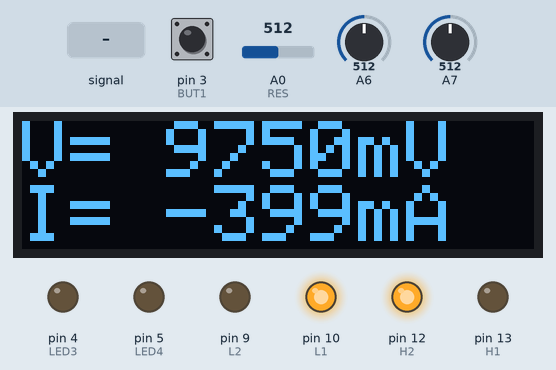
A sketch run on a simulated Arduino Nano, built with avr-gcc and run on an emulated ATmega328P. Shown: 128×32 one-colour display, output pins drawn as LEDs (lit = HIGH). Inputs (shaded band) come from the test bench; at power-on: A0 (RES) = 512, A6 = 512, pin 3 (BUT1) LOW, A7 = 512.

Above: at 1.2 s.
1.3 s: A6 fed a 200 Hz sine of ±81 counts around its level
At 1.85 s:
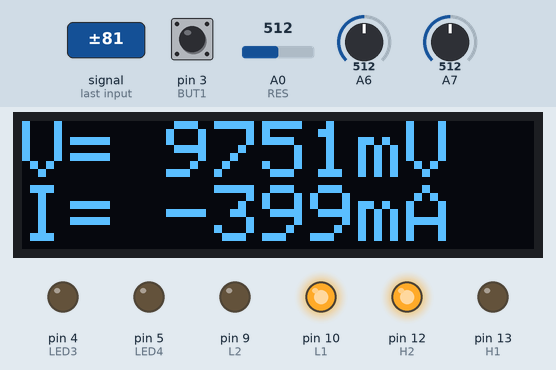
4.1 s: A0 (RES) set to 493
At 4.48 s:
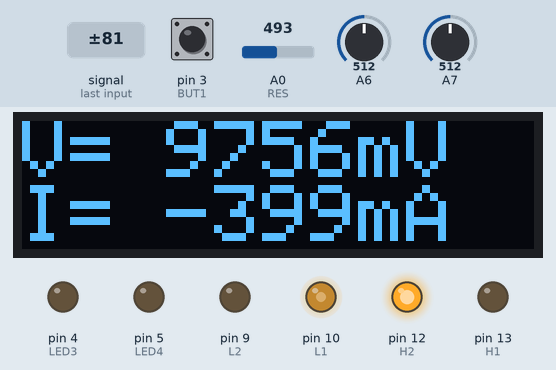
6.8 s: A6 set to 716
At 8.4 s:
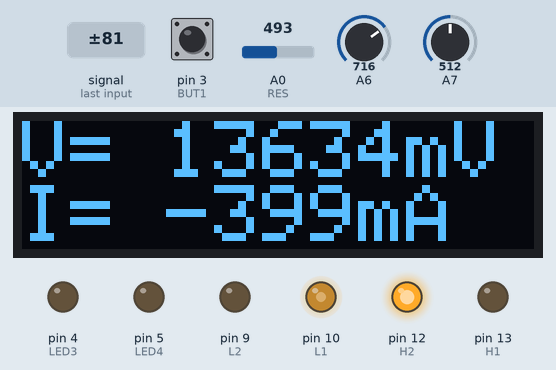
8.7 s: pin 3 (BUT1) pulled HIGH for 1 s
At 9.7 s:
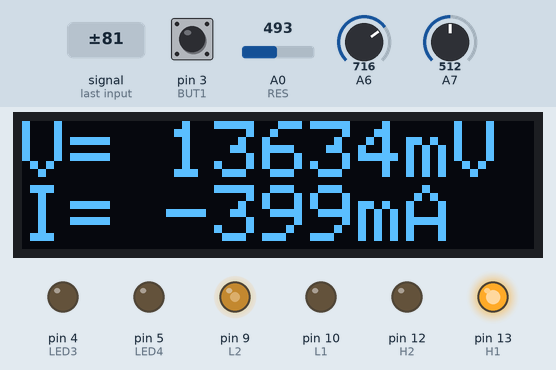
11.4 s: A7 fed a 200 Hz sine of ±81 counts around its level
At 11.73 s:
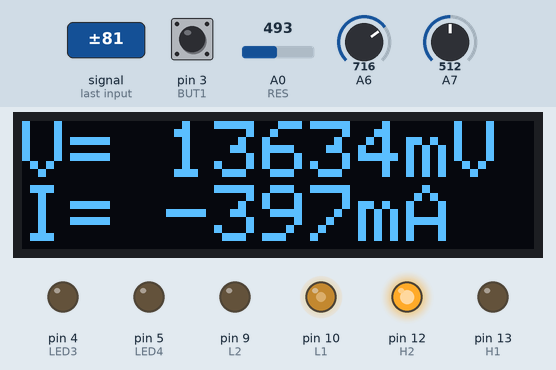
13.0 s: A0 (RES) set to 0
At 13.37 s:
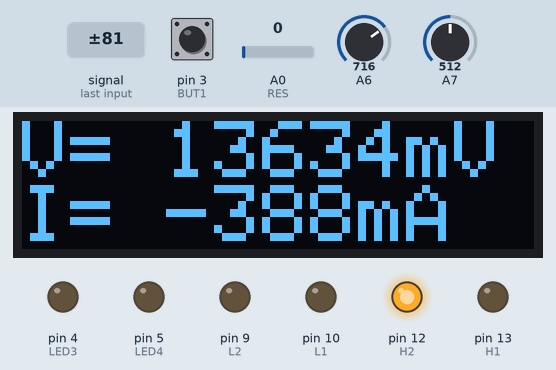
Timing chart, 0 to 16.0 s (numbered marks = the images above; inputs shaded):
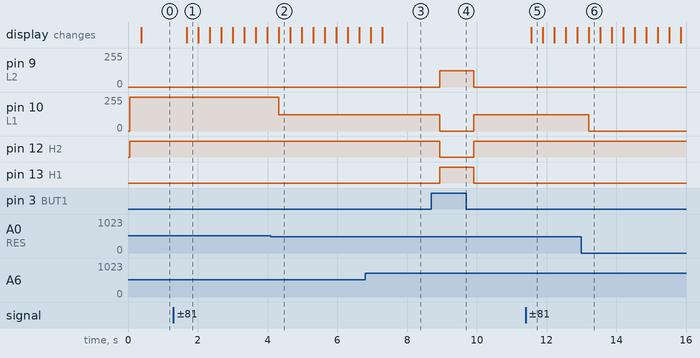

The sketch:

ARDUboard_pwr.ino
```cpp
#include <SPI.h>
#include <Wire.h>
#include <Adafruit_GFX.h>
#include <Adafruit_SSD1306.h>

#define SCREEN_WIDTH 128
#define SCREEN_HEIGHT 32
#define OLED_RESET     4

Adafruit_SSD1306 display(SCREEN_WIDTH, SCREEN_HEIGHT, &Wire, OLED_RESET);


#define SAMPLES 1000
#define LDO 3.25
#define DCDC 5.15
#define VCC LDO
#define Rs 0.1
#define CURR_CONST VCC/(Rs*1000)
#define VOLT_CONST 6*VCC/1024

#define L1 10
#define L2 9
#define H1 13
#define H2 12

#define LED1 0
#define LED2 1
#define LED3 4
#define LED4 5

#define BUZ 5

#define ENC_A 7
#define ENC_B 8
#define ENC_BUT 6

#define RES A0
#define SENSE A7

#define BUT1 3
#define BUT2 2


void full_bridge(char polarity, char pwm)
{
  if(polarity)
  {
    digitalWrite(L1, LOW);
    digitalWrite(H2, LOW);
    digitalWrite(H1, HIGH);
    analogWrite(L2, pwm);
  }
  else
  {
    digitalWrite(L2, LOW);
    digitalWrite(H1, LOW);
    digitalWrite(H2, HIGH);
    analogWrite(L1, pwm);
  }
}

void setup()
{
  pinMode(LED1, OUTPUT);
  pinMode(LED2, OUTPUT);
  pinMode(LED3, OUTPUT);
  pinMode(LED4, OUTPUT);

  pinMode(H1, OUTPUT);
  pinMode(H2, OUTPUT);
  pinMode(L1, OUTPUT);
  pinMode(L2, OUTPUT);


  display.begin(SSD1306_SWITCHCAPVCC, 0x3C);
  display.clearDisplay();
  display.setTextSize(2); // Draw 2X-scale text
  display.setTextColor(SSD1306_WHITE);
  display.display();

   Serial.begin(9600);
}

void loop()
{
  full_bridge(digitalRead(BUT1), analogRead(RES)/4);

int val = 0;
unsigned long val1 = 0;
int temp = 0;
int i = 0;

while(i<SAMPLES)
{
  val = val + analogRead(A7);
  val1 = val1 + analogRead(A6);
  i = i + 1;
}

delay(100);

    display.clearDisplay();
    display.setCursor(0, 0);
    temp = val1*VOLT_CONST;
    display.print("V= ");
    display.print(temp, DEC);
    display.println("mV");

    display.print("I= ");
    temp = val*CURR_CONST;
    display.print(temp, DEC);
    display.print("mA");
    display.display();

}
```

Measured:
- the behaviour switches between 512 and 511 on A0 (RES) (found by bisection; images 1 and 2)
- after the input at 1.3 s, the display: changes after 0.39 s (image 1)
- after the input at 4.1 s, pin 10 (L1): 255/255 → 123/255 after 0.22 s
- after the input at 8.7 s, pin 9 (L2): 0/255 → 123/255 after 0.23 s, → 0/255 0.99 s later; pin 10 (L1): 123/255 → 0/255 after 0.23 s, → 123/255 0.99 s later; pin 12 (H2): HIGH → LOW after 0.23 s, → HIGH 0.99 s later; pin 13 (H1): LOW → HIGH after 0.23 s, → LOW 0.99 s later
- after the input at 11.4 s, the display: changes after 0.17 s (image 5)
- after the input at 13.0 s, pin 10 (L1): 123/255 → 0/255 after 0.21 s
